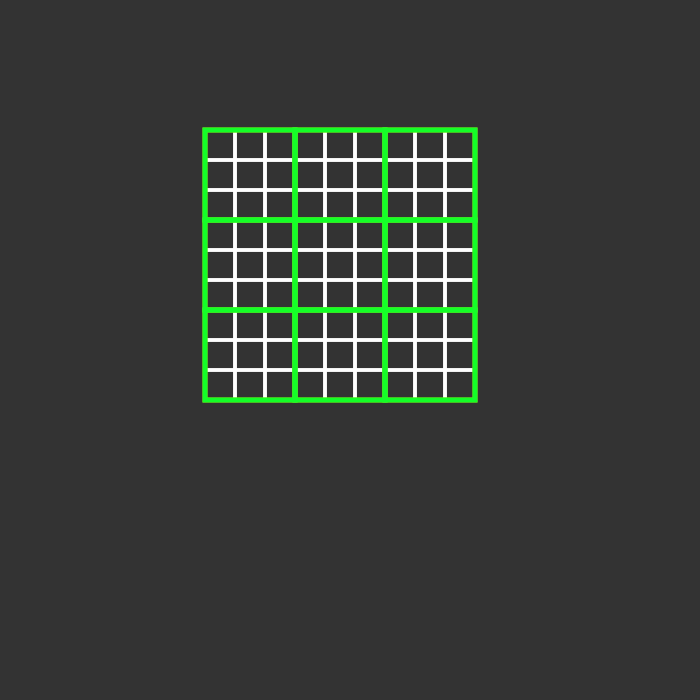
Frame 1 (no input)
Frame 60 (no input): identical to frame 1, image omitted
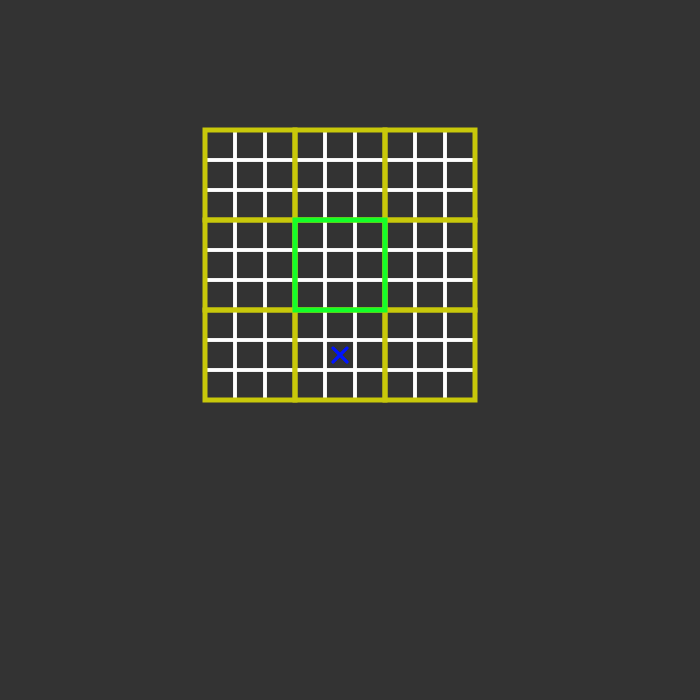
Frame 120 (the mouse pressed at the canvas centre since frame 60)

The p5.js sketch that drew these frames (run headless with seeded random() and noise() and a simulated clock; from frame 60 on, the mouse is pressed at the canvas centre):

// p5.js sketch
// ── sketch.js
var squares = [];
var indexvalue;
var lines = 3;
var rows = 3;
var oneclick = 0;
var turnindex = -1;
var turn = 0;
var grid = [];
var sgrid = [];
var freeturn = false;
var endGame = false;

//setInterval(timer, 500);
function setup() {
    createCanvas(700, 700);
    background(51);
    strokeWeight(3);

    rectMode(CENTER);
// Setting up the large squares hierarchy
    indexvalue = 0;
    for(var i = 0; i < lines; i++) {
        for (var j = 0; j< rows; j++) {
            
            squares.push(new Square(i*lines*lines*10, j*rows*rows*10, indexvalue));
            indexvalue++;

        }
        
    }
}

function draw() {
    background(51);
// Updating thelarge squares, which will then update the smaller ones they contain
    indexvalue = 0;  
    for(var i = 0; i < squares.length; i++) {
        for(var j = 0; j < squares[i].boxes.length; j++) {
        squares[i].boxes[j].update();
        }
    }
    for(var i = 0; i< lines; i++) {
        for (var j = 0; j< rows; j++) {
            squares[indexvalue].update();
            indexvalue++;
        }
  }
// Coloring the playable squares in yellow
    for(var i = 0; i< squares.length; i++) {
    if(squares[turnindex]) {
        if(squares[turnindex].state != 0) {
        freeturn = true;
            }
        }
    }
    for(var i = 0; i< squares.length; i++) {
        if(squares[i].index == turnindex) {
            stroke(20, 255, 40);
            noFill();
            rect(squares[i].x, squares[i].y, squares[i].size, squares[i].size);
        }
        if(squares[i].index == turnindex) {
            console.log(squares[i].state);
        }
    }
    if(turnindex == -1 || freeturn) {
        for(var i = 0; i< squares.length; i++) {
            if(squares[i].state == 0) {
                noFill();
            stroke(20, 255, 40);
            rect(squares[i].x, squares[i].y, squares[i].size, squares[i].size);
            }
            
        }
        for(var i = 0; i< squares.length; i++) {
        if(squares[i].state != 0) {
            noFill();
                stroke(200, 200, 10);
                rect(squares[i].x, squares[i].y, squares[i].size, squares[i].size);
            
            }
        }
    }
    
// Ending the game here in order to let the animations finish before freezing the screen
    if(endGame) {
    noLoop();
    }
    
// The main part of the program: detecting click events and drawing crosses or circles 
  loop1:  
    for(var i = 0; i< squares.length; i++) {
       if(((freeturn && squares[i].state == 0) && turnindex != squares[i].index)||turnindex == -1 || turnindex == squares[i].index && squares[i].state == 0) {
           for(var j = 0; j < squares[i].boxes.length; j++) {
           var boxj = squares[i].boxes[j];
           if(mouseX < boxj.x + boxj.size/2 && mouseX > boxj.x - boxj.size/2
              && mouseY < boxj.y + boxj.size/2 && mouseY > boxj.y - boxj.size/2
              && oneclick == 1 && boxj.state == 0 && squares[i].state == 0) {
               console.log('clicked in box ' + j);
               turnindex = j;
               if(turn % 2 == 0) {
                   
                   squares[i].boxes[j].state = 1;
                   
               }else {
                  
                   squares[i].boxes[j].state = 2;
                   
               }
               var sqchildren = squares[i].boxes;
               
               for(var k = 0; k < sqchildren.length; k++) {
                   grid.push(sqchildren[k].state);
// We have created an array containing all states of the selected square
                   // looks like [
//                   1, 1, 0,
//                   3, 2, 1,
//                   2, 0, 1
//                   ]
               }
                   if((grid[0] == grid[8] && grid[0] == grid[4] && grid[0] != 0 && squares[i].state == 0)
                    || (grid[6] == grid[4] && grid[6] == grid[2] && grid[6] != 0 && squares[i].state == 0)
                    || (grid[0] == grid[1] && grid[0] == grid[2] && grid[0] != 0 && squares[i].state == 0)
                    || (grid[3] == grid[4] && grid[3] == grid[5] && grid[3] != 0 && squares[i].state == 0)
                    || (grid[6] == grid[7] && grid[6] == grid[8] && grid[6] != 0 && squares[i].state == 0)
                    || (grid[0] == grid[3] && grid[0] == grid[6] && grid[0] != 0 && squares[i].state == 0)
                    || (grid[1] == grid[4] && grid[1] == grid[7] && grid[1] != 0 && squares[i].state == 0)
                    || (grid[2] == grid[5] && grid[2] == grid[8] && grid[2] != 0 && squares[i].state == 0)) {
                       if(turn % 2 == 0) {
                           if(squares[i].state == 0) {
                           squares[i].state = 1;
                               print('new square locked in blue : ' + i);
                               turn++;
                               grid = [];

                               break loop1;
                           }
                       }else{
                           if(squares[i].state == 0) {
                           squares[i].state = 2;
                               print('new square locked in red : ' + i);
                               turn++;
                               grid = [];

                               break loop1;
                           }
                       }
                   }
               var fullcount = 0;
               for(var l = 0; l < grid.length; l++) {
                   if(grid[l] == 0) {
                       break;
                   }else{
                       fullcount++;
                   }
               }
               if(fullcount == grid.length) {
                   squares[i].state = 3;
               }
               console.log(grid);
               turn += 1;
           }               
           }
       }
        grid = [];
    }
// checking for a full win situation
    sgrid = [];
for(var s = 0; s < squares.length; s++) {
    sgrid.push(squares[s].state);
}
    
    if((sgrid[0] == sgrid[8] && sgrid[0] == sgrid[4] && sgrid[0] != 0 && sgrid[0] != 3)
       || (sgrid[6] == sgrid[4] && sgrid[6] == sgrid[2] && sgrid[6] != 0 && sgrid[0] != 3)
       || (sgrid[0] == sgrid[1] && sgrid[0] == sgrid[2] && sgrid[0] != 0 && sgrid[0] != 3)
       || (sgrid[3] == sgrid[4] && sgrid[3] == sgrid[5] && sgrid[3] != 0 && sgrid[0] != 3)
       || (sgrid[6] == sgrid[7] && sgrid[6] == sgrid[8] && sgrid[6] != 0 && sgrid[0] != 3)
       || (sgrid[0] == sgrid[3] && sgrid[0] == sgrid[6] && sgrid[0] != 0 && sgrid[0] != 3)
       || (sgrid[1] == sgrid[4] && sgrid[1] == sgrid[7] && sgrid[1] != 0 && sgrid[0] != 3)
       || (sgrid[2] == sgrid[5] && sgrid[2] == sgrid[8] && sgrid[2] != 0 && sgrid[0] != 3)) {
        if(turn % 2 == 0) {
            textSize(32);
            noStroke();
            fill(255, 20, 0);
            text("Player 2 won!", width/2 - 100, height*0.75);
            fill(255, 150, 0);
            textSize(24);
            text('(in ' + turn + ' turns)',  width/2 - 60, height*0.80);
                   
               }else {
            noStroke();
            textSize(32);
            fill(0, 20, 255);
            text("Player 1 won!", width/2 - 100, height*0.75);
            fill(0, 150, 255);
            textSize(24);
            text('(in ' + turn + ' turns)',  width/2 - 60, height*0.80);
               }
        endGame = true;
    }
    oneclick = 0;
    freeturn = false;
    
}



function mousePressed() {
   oneclick = 1;
}

/*function timer() {
    if(typeof(sgrid) != 'undefined')
    print(sgrid);
}*/
// ── box.js
function Box(x, y, index, parentx, parenty) {
    this.playable = true;
    this.x = x + parentx - lines*10;
    this.y = y + parenty - rows*10;
    this.index = index;
    this.state = 0;
    this.size = 10 * lines;
// cross is 1 and circle is 2
    
    
    this.update = function () {
        
            strokeWeight(3);
            stroke(255);
            noFill();
            rect(this.x, this.y, this.size, this.size);
        if(this.state == 1) {
            noFill();
            stroke(0, 20, 255);
            line(this.x - this.size/2 + 8, this.y - this.size/2 + 8, this.x + this.size/2 - 8, this.y + this.size/2 - 8);
                   line(this.x - this.size/2 + 8, this.y + this.size/2 - 8, this.x + this.size/2 - 8, this.y - this.size/2 + 8);
        }
        if(this.state == 2) {
            noFill();
            stroke(255, 20, 0);
            ellipse(this.x, this.y, this.size/2);
        }
    }

}
// ── square.js
function Square(x, y, index) {
    this.playable = true;
    this.x = x + width/4 + 75;
    this.y = y + height/4;
    this.index = index;
    this.boxes = [];
    this.state = 0;
    this.size = lines*lines*10;
    //Creating rows*lines childs for the square
    var indexbox = 0;
    for(var i = 0; i < lines; i++) {
        for(var j= 0; j < rows; j++) {
            this.boxes[indexbox] = new Box(i*lines*10, j*rows*10, indexbox, this.x, this.y);
            indexbox++;
        }
        
    }
    
    this.update = function() {
        
        
//rendering the child boxes
        indexbox = 0;
        for(var i = 0; i < lines; i++) {
        for(var j= 0; j < rows; j++) {
            this.boxes[indexbox].update();
            indexbox++;
            }
        }
// Then rendering the large squares
        
        strokeWeight(5);
        noFill();        
        stroke(200, 200, 10);
        rect(this.x, this.y, this.size, this.size);
        if(this.state == 1) {
            fill(50, 50, 190, 100);
            rect(this.x, this.y, this.size, this.size);

        }
        if(this.state == 2){
            fill(190, 50, 50, 100);
            rect(this.x, this.y, this.size, this.size);
        }
        if(this.state == 3){
            fill(128, 128, 128, 100);
            rect(this.x, this.y, this.size, this.size);
        }
        
    }


}
